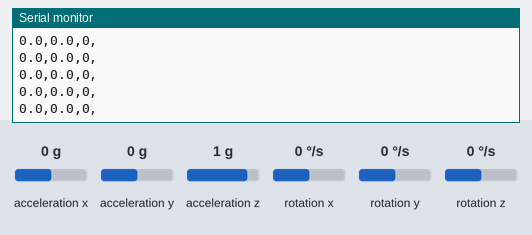
Simulated run of this sketch. Board: Arduino Uno, built with avr-gcc and run on an emulated ATmega328P. Shown: the last lines printed to the serial monitor. Inputs (shaded band) come from the test bench; at power-on: acceleration x 0 g, acceleration y 0 g, acceleration z 1 g, rotation x 0 °/s, rotation y 0 °/s, rotation z 0 °/s.

Above: at 1.2 s.
1.3 s: acceleration x set to -1.4 g
At 1.65 s:
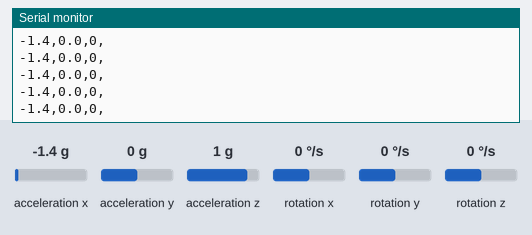
2.8 s: acceleration y set to -1.4 g
At 3.57 s:
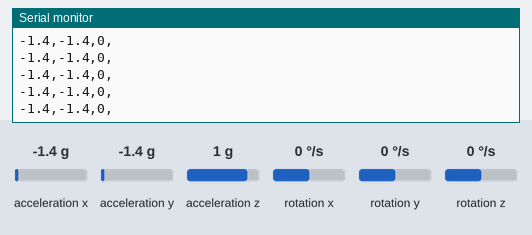
4.3 s: acceleration x set to -0.8 g
At 4.55 s:
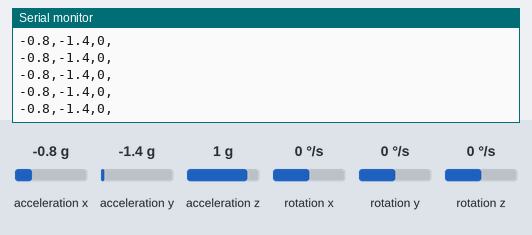
Timing chart, 0 to 7.3 s (numbered marks = the images above; inputs shaded):
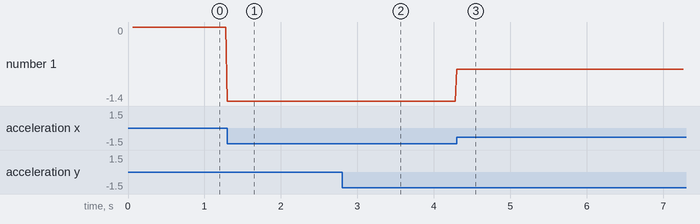

Measured:
- after the input at 1.3 s, the serial monitor: prints a new line at once (image 1)
- after the input at 2.8 s, the serial monitor: prints a new line at once (image 2)
- after the input at 4.3 s, the serial monitor: prints a new line at once (image 3)
- plotted number 1: 0 → -1.4 after the input at 1.3 s, -1.4 → -0.8 after the input at 4.3 s

The sketch:

PruebaAccel.ino
```cpp
// (licence header left out)
#include <Wire.h> // Must include Wire library for I2C
#include <SFE_MMA8452Q.h> // Includes the SFE_MMA8452Q library


// Begin using the library by creating an instance of the MMA8452Q
//  class. We'll call it "accel". That's what we'll reference from
//  here on out.
MMA8452Q accel;

// The setup function simply starts serial and initializes the
//  accelerometer.
void setup()
{
  Serial.begin(19200);
  //Serial.println("MMA8452Q Test Code!");
                        // the pc via USB
  // Choose your adventure! There are a few options when it comes
  // to initializing the MMA8452Q:
  //  1. Default init. This will set the accelerometer up
  //     with a full-scale range of +/-2g, and an output data rate
  //     of 800 Hz (fastest).
  accel.init();
  //  2. Initialize with FULL-SCALE setting. You can set the scale
  //     using either SCALE_2G, SCALE_4G, or SCALE_8G as the value.
  //     That'll set the scale to +/-2g, 4g, or 8g respectively.
  //accel.init(SCALE_4G); // Uncomment this out if you'd like
  //  3. Initialize with FULL-SCALE and DATA RATE setting. If you
  //     want control over how fast your accelerometer produces
  //     data use one of the following options in the second param:
  //     ODR_800, ODR_400, ODR_200, ODR_100, ODR_50, ODR_12,
  //     ODR_6, or ODR_1.
  //     Sets to 800, 400, 200, 100, 50, 12.5, 6.25, or 1.56 Hz.
  //accel.init(SCALE_8G, ODR_6);


}
char buffer;
String reading = "";
// The loop function will simply check for new data from the
//  accelerometer and print it out if it's available.
bool read = false;
float temp;
void loop()
{

  // Use the accel.available() function to wait for new data
  //  from the accelerometer.
  if (accel.available())
  {
    // First, use accel.read() to read the new variables:
    accel.read();

    if(read == false && millis() % 20 == 0)
    {
      printCalculatedAccels();
      read = true;
    }
    else
      {
        temp = accel.cz;
        temp = accel.cx;
        temp = accel.cy;
        read = false;
      }

  }

  //delay(20);
}

// The function demonstrates how to use the accel.x, accel.y and
//  accel.z variables.
// Before using these variables you must call the accel.read()
//  function!
void printAccels()
{
  Serial.print(accel.x, 2);
  Serial.print(",");
  Serial.print(accel.y, 2);
  Serial.print(",");
  Serial.print(accel.z, 2);
  Serial.print(",");
  Serial.println();

}

// This function demonstrates how to use the accel.cx, accel.cy,
//  and accel.cz variables.
// Before using these variables you must call the accel.read()
//  function!
void printCalculatedAccels()
{
    Serial.print(accel.cx, 1);
  Serial.print(",");
  Serial.print(accel.cy, 1);
  temp = accel.cz;
  Serial.print(",");
  Serial.print(0);
  Serial.println(",");
}

// This function demonstrates how to use the accel.readPL()
// function, which reads the portrait/landscape status of the
// sensor.
void printOrientation()
{
  // accel.readPL() will return a byte containing information
  // about the orientation of the sensor. It will be either
  // PORTRAIT_U, PORTRAIT_D, LANDSCAPE_R, LANDSCAPE_L, or
  // LOCKOUT.
  byte pl = accel.readPL();
  switch (pl)
  {
  case PORTRAIT_U:
    Serial.print("Portrait Up");
    break;
  case PORTRAIT_D:
    Serial.print("Portrait Down");
    break;
  case LANDSCAPE_R:
    Serial.print("Landscape Right");
    break;
  case LANDSCAPE_L:
    Serial.print("Landscape Left");
    break;
  case LOCKOUT:
    Serial.print("Flat");
    break;
  }
}
```
